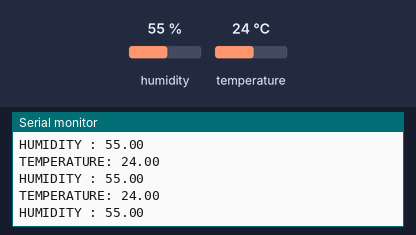
Simulated run of this sketch. Board: Arduino Uno, built with avr-gcc and run on an emulated ATmega328P. Shown: the last lines printed to the serial monitor. The test bench sets the inputs (shaded band); at power-on: humidity 55 %, temperature 24 °C.

Above: at 2.8 s.
2.9 s: humidity set to 22 %
At 4.5 s:
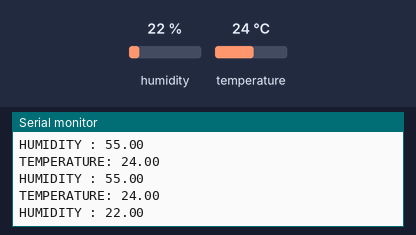
5.6 s: temperature set to 12 °C
At 7.8 s:
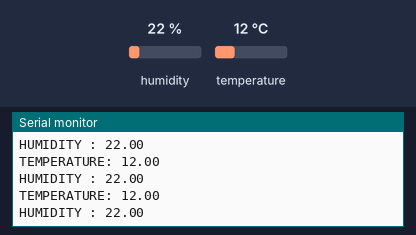
8.3 s: humidity set to 40 %
At 11.5 s:
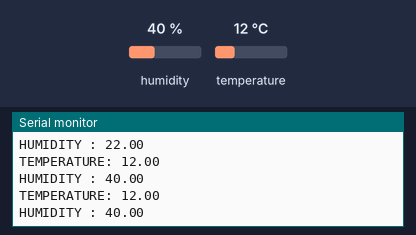
Timing chart, 0 to 13.0 s (numbered marks = the images above; inputs shaded):
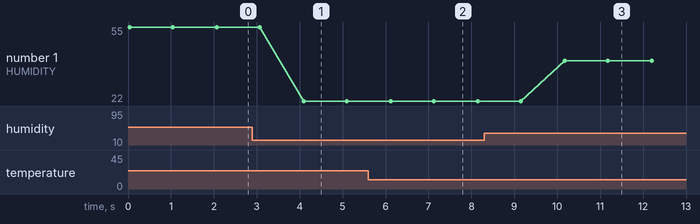

Measured:
- after the input at 2.9 s, the serial monitor: prints a new line after 1.2 s (image 1)
- after the input at 5.6 s, the serial monitor: prints a new line after 0.50 s (image 2)
- after the input at 8.3 s, the serial monitor: prints a new line after 1.9 s (image 3)
- plotted number 1: 55 → 22 after the input at 2.9 s, 22 → 40 after the input at 8.3 s

The sketch:

dht11.ino
```cpp
#include "DHT.h"
DHT dht(2,DHT11);

void setup(){
  Serial.begin(9600);
  dht.begin();
  }
void loop(){
  float temp=dht.readTemperature();
  float hum=dht.readHumidity();
  Serial.print("TEMPERATURE: ");
  Serial.println(temp);
  Serial.print("HUMIDITY : ");
  Serial.println(hum);
  delay(1000);
  }
```
